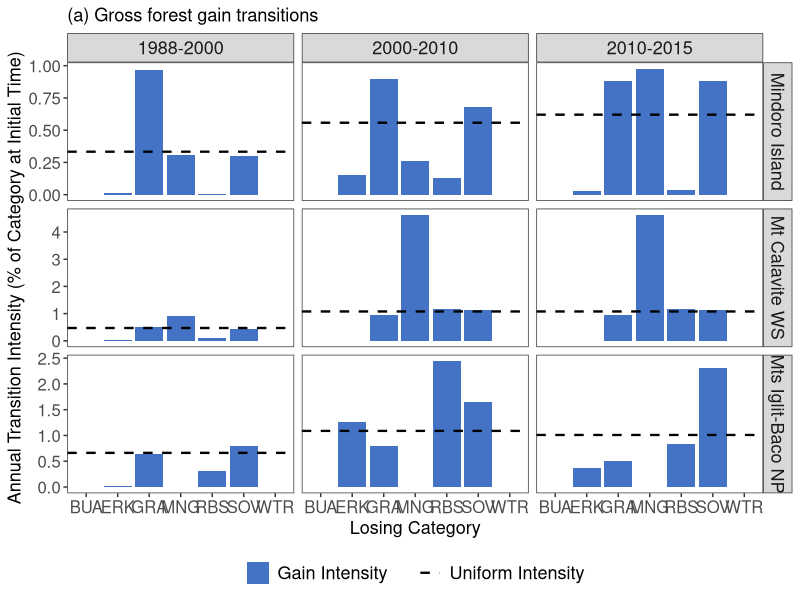
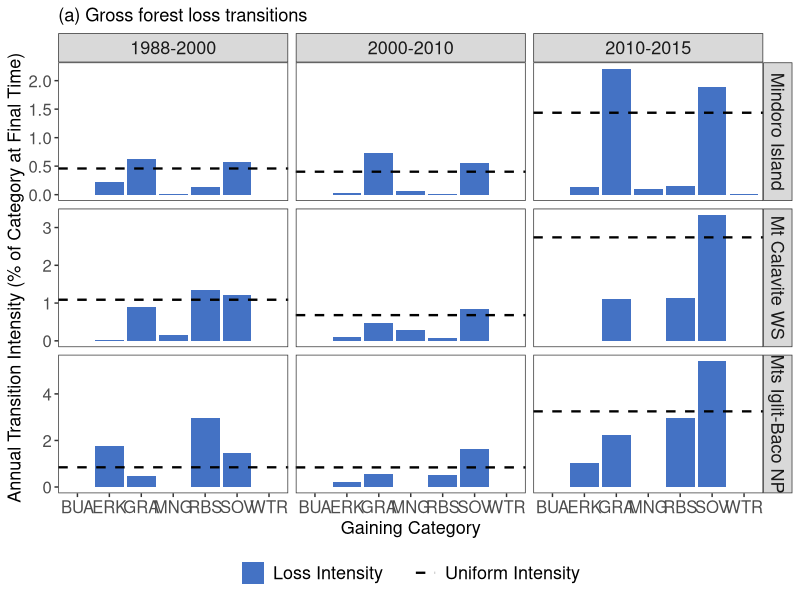

The R script that drew these images, in order:
# Script Description --------------------
# This R script generates barplots using ggplot2 package to visualise the transition-level intensity analysis of 
# changes in Mindoro Island, Philippines derived from land cover classification of Landsat data for three time-
# intervals: 1988-2000, 2000-2010, and 2010-2015. Intensity analysis was calculated using an Excel spreadsheet 
# with a VBA macro (see https://sites.google.com/site/intensityanalysis/). The domain of analysis is Mindoro Island.
#
# Script By:      Jose Don T De Alban
# Date Created:   13 Mar 2018
# Last Modified:  09 Apr 2021

# Set Working Directory -------------------
setwd("/Users/dondealban/Dropbox/Research/Mindoro/intensity analysis/")

# Load Libraries --------------------------
library(tidyverse)
library(readxl)

# Read Input Data -------------------------

# Read transition level XLSX data file, convert to data frame, and store into variable
rawG <- as.data.frame(read_excel("Transition_Level_Intensity_Analysis.xlsx", sheet="FOR_Gain"))
rawL <- as.data.frame(read_excel("Transition_Level_Intensity_Analysis.xlsx", sheet="FOR_Loss"))

# Clean and Subset Data -------------------

# 1. Add Change Type column
type1 <- rep("Gain", nrow(rawG))
type2 <- rep("Loss", nrow(rawL))
dfG <- cbind(rawG, type1)
dfL <- cbind(rawL, type2)

# 2. Reorder columns before renaming
dfGain <- dfG[,c(1:2,12,3:11)]
dfLoss <- dfL[,c(1:2,12,3:11)]

# 3. Change column names for easier reference
# Note the following description of category level column names
# ColA - Years of Time Interval
# ColB - Study Area/Site
# ColC - Change Type
# ColD - Category Name
# ColE - Observed Annual Loss/Gain [number of elements]
# ColF - Loss/Gain Intensity [percent of t1/t2 category]
# ColG - Uniform Intensity [percent of t1/t2 to/from category]
# ColH - Uniform Annual Loss/Gain [number of elements]
# ColI - Hypothesized Annual Error [number of elements]
# ColJ - Commission Intensity [percent of t1/t2 transition]
# ColK - Omission Intensity [percent of t1/t2 transition]
# ColL - Hypothesized t1/t2 Error [percent of interval domain]

list <- c("ColA","ColB","ColC","ColD","ColE","ColF","ColG","ColH","ColI","ColJ","ColK","ColL")
colnames(dfGain) <- c(list)
colnames(dfLoss) <- c(list)

# Generate Plots ------------------------

# Plot 1: To N (Gain Transition)
plotG <- ggplot() + geom_bar(data=dfGain, aes(x=ColD, y=ColF, fill=ColC), stat="identity", position=position_dodge())
plotG <- plotG + geom_hline(data=dfGain, aes(yintercept=ColG, colour="#000000"), linetype="dashed", size=0.8) # Uniform line
plotG <- plotG + facet_grid(ColB ~ ColA, scales="free_y")
plotG <- plotG + labs(x="Losing Category", y="Annual Transition Intensity (% of Category at Initial Time)")
plotG <- plotG + labs(title="(a) Gross forest gain transitions")
plotG <- plotG + scale_fill_manual(values=c("#4472c4"), labels=c("Gain Intensity"))
plotG <- plotG + scale_colour_manual(values=c("#000000"), labels=c("Uniform Intensity"))
plotG <- plotG + theme_bw()
plotG <- plotG + theme(legend.position="bottom", legend.box="horizontal", legend.title=element_blank())
plotG <- plotG + theme(legend.text=element_text(size=13), strip.text=element_text(size=13))
plotG <- plotG + theme(axis.title=element_text(size=13), axis.text=element_text(size=12))
plotG <- plotG + theme(panel.grid.major=element_blank(), panel.grid.minor=element_blank())

# Plot 2: From M (Loss Transition)
plotL <- ggplot() + geom_bar(data=dfLoss, aes(x=ColD, y=ColF, fill=ColC), stat="identity", position=position_dodge())
plotL <- plotL + geom_hline(data=dfLoss, aes(yintercept=ColG, colour="#000000"), linetype="dashed", size=0.8) # Uniform line
plotL <- plotL + facet_grid(ColB ~ ColA, scales="free_y")
plotL <- plotL + labs(x="Gaining Category", y="Annual Transition Intensity (% of Category at Final Time)")
plotL <- plotL + labs(title="(a) Gross forest loss transitions")
plotL <- plotL + scale_fill_manual(values=c("#4472c4"), labels=c("Loss Intensity"))
plotL <- plotL + scale_colour_manual(values=c("#000000"), labels=c("Uniform Intensity"))
plotL <- plotL + theme_bw()
plotL <- plotL + theme(legend.position="bottom", legend.box="horizontal", legend.title=element_blank())
plotL <- plotL + theme(legend.text=element_text(size=13), strip.text=element_text(size=13))
plotL <- plotL + theme(axis.title=element_text(size=13), axis.text=element_text(size=12))
plotL <- plotL + theme(panel.grid.major=element_blank(), panel.grid.minor=element_blank())

# Save Outputs --------------------------

# Output boxplots to a PDF file
ggsave(plotG, file="Transition-Level-Intensity-Analysis-Forest-Gain_v2.pdf", width=25, height=25, units="cm", dpi=300)
ggsave(plotL, file="Transition-Level-Intensity-Analysis-Forest-Loss_v2.pdf", width=25, height=25, units="cm", dpi=300)
